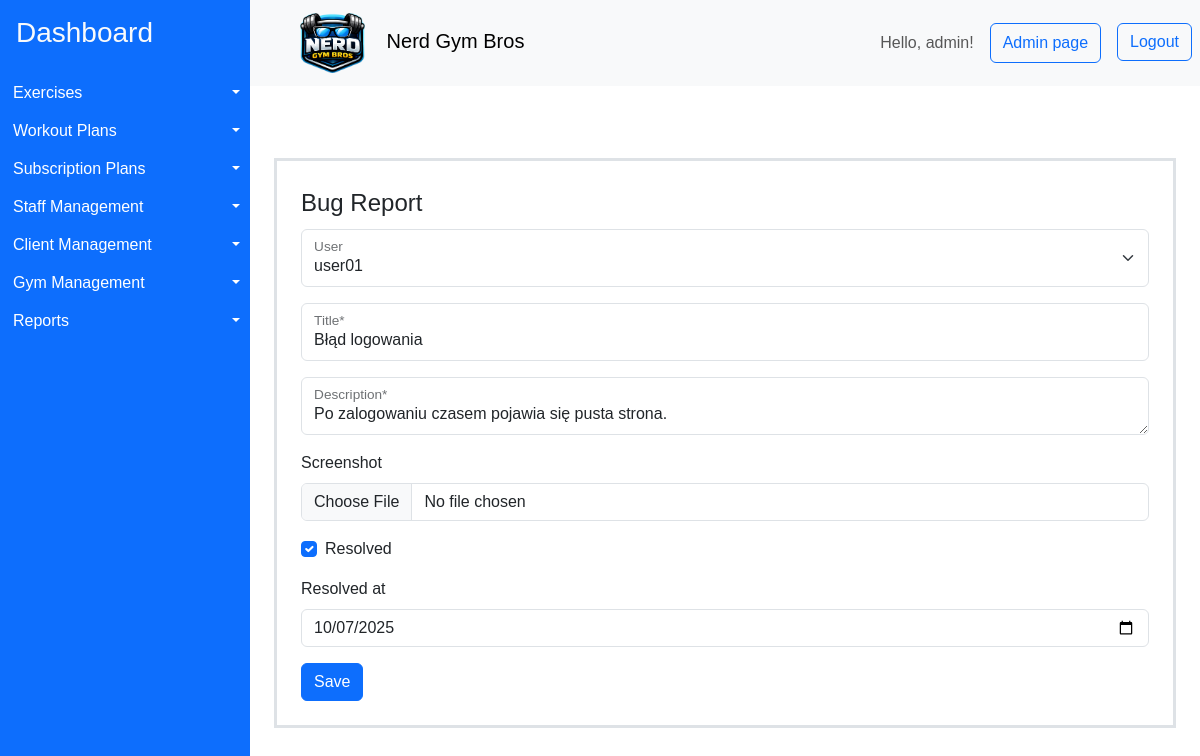
Screenshot of /bug-reports/1/update/ (signed in) with the database file from the repository.
### gymApp/models/additional.py (models this page shows, shortened)
class BugReport(models.Model):
    user = models.ForeignKey(User, on_delete=models.CASCADE, null=True, blank=True)
    title = models.CharField(max_length=200)
    description = models.TextField()
    created_at = models.DateTimeField(auto_now_add=True)
    resolved_at = models.DateTimeField(null=True, blank=True)
    screenshot = models.ImageField(upload_to="bug_screenshots/", null=True, blank=True)
    resolved = models.BooleanField(default=False)
    class Meta:
        indexes = [
            models.Index(fields=["user"]),
            models.Index(fields=["resolved"]),
            models.Index(fields=["created_at"]),
        ]

### gymApp/views/admin_page.py (the view)
class BugReportUpdateView(LoginRequiredMixin, PermissionRequiredMixin, UpdateView):
    model = BugReport
    template_name = "gymApp/bug_report/form.html"
    success_url = reverse_lazy("bug_report_list")
    form_class = BugReportForm
    permission_required = "gymApp.change_bugreport"
    raise_exception = True

### gymApp/forms/bug_report.py
class BugReportForm(forms.ModelForm):
    resolved_at = forms.DateField(
        widget=forms.DateInput(attrs={"type": "date"}), required=False
    )
    def __init__(self, *args, **kwargs):
        super().__init__(*args, **kwargs)
        self.helper = FormHelper()
        self.helper.form_id = "bug_report_form"
        self.helper.form_method = "post"
        self.helper.form_enctype = "multipart/form-data"
        self.helper.layout = Layout(
            Fieldset(
                "Bug Report",
                FloatingField("user"),
                FloatingField("title"),
                FloatingField("description"),
                Field("screenshot"),
                Field("resolved"),
                Field("resolved_at"),
            ),
            ButtonHolder(Submit("submit", "Save")),
        )
    class Meta:
        model = BugReport
        fields = [
            "user",
            "title",
            "description",
            "screenshot",
            "resolved",
            "resolved_at",
        ]

### gymApp/templates/gymApp/bug_report/form.html (shortened to what this page needs)
{% extends "gymApp/layout.html" %}
{% load crispy_forms_tags %}
{% block content %}
<div class="container mt-5 p-4 border border-3" >
{% crispy form %}
</div>
{% endblock %}

### gymApp/templates/gymApp/layout.html (shortened to what this page needs)
{% load bootstrap_icons %}
{% load static %}
<!DOCTYPE html>
<html>
    <head>
        <link href="https://cdn.jsdelivr.net/npm/bootstrap@5.3.8/dist/css/bootstrap.min.css" rel="stylesheet">
        <link rel="stylesheet" href="{% static 'styles/styles.css' %}">
    </head>
    <body>
    <div class="container-fluid layout d-flex flex-row p-0">
      <aside class="sidebar bg-primary" id="sidebar">
        <a class="d-block h3 pt-3 ps-3 link-light link-underline-opacity-0" href="{% url 'home'%}">Dashboard</a>
        <ul class="list-group mt-4" style="white-space: nowrap;" >
          {% if perms.gymApp.view_exercise %}
            <li class="d-flex  btn-group" >
              <a href="{% url 'exercise_list' %}" class="d-block text-start btn btn-primary rounded-0 flex-grow-1 "> {% bs_icon 'person-walking' size='1.25em'  %} Exercises</a>
              <button type="button" class="d-block btn btn-primary rounded-0 dropdown-toggle dropdown-toggle-split flex-grow-0 flex-shrink-0 " data-bs-toggle="dropdown" aria-expanded="false">
              </button>
            </li>
          {% endif %}
          {% if perms.gymApp.view_workoutplan %}
            <li class="d-flex  btn-group">
              <a href="{% url 'workout_plan_list' %}" class="d-block text-start btn btn-primary rounded-0 flex-grow-1 "> {% bs_icon 'list-check' size='1.25em'  %} Workout Plans</a>
              <button type="button" class="d-block btn btn-primary rounded-0 dropdown-toggle dropdown-toggle-split flex-grow-0 flex-shrink-0 " data-bs-toggle="dropdown" aria-expanded="false">
              </button>
            </li>
          {% endif %}
          {% if perms.gymApp.view_subscriptionplan %}
            <li class="d-flex  btn-group">
              <a href="{% url 'subscription_plan_list' %}" class="d-block text-start btn btn-primary rounded-0 flex-grow-1 "> {% bs_icon 'currency-dollar' size='1.25em'  %} Subscription Plans</a>
              <button type="button" class="d-block btn btn-primary rounded-0 dropdown-toggle dropdown-toggle-split flex-grow-0 flex-shrink-0 " data-bs-toggle="dropdown" aria-expanded="false">
              </button>
            </li>
          {% endif %}
          {% if user.is_superuser %}
          <li class="d-flex  btn-group">
            <a href="{% url 'staff_list' %}" class="d-block text-start btn btn-primary rounded-0 flex-grow-1 "> {% bs_icon 'hammer' size='1.25em'  %} Staff Management</a>
            <button type="button" class="d-block btn btn-primary rounded-0 dropdown-toggle dropdown-toggle-split flex-grow-0 flex-shrink-0 " data-bs-toggle="dropdown" aria-expanded="false">
            </button>
          </li>
          {% endif %}
          {% if perms.gymApp.view_clientprofile %}
          <li class="d-flex  btn-group">
            <a href="{% url 'client_list' %}" class="d-block text-start btn btn-primary rounded-0 flex-grow-1 "> {% bs_icon 'people-fill' size='1.25em'  %} Client Management</a>
            <button type="button" class="d-block btn btn-primary rounded-0 dropdown-toggle dropdown-toggle-split flex-grow-0 flex-shrink-0 " data-bs-toggle="dropdown" aria-expanded="false">
            </button>
          </li>
          {% endif %}
          {% if perms.gymApp.view_gym %}
          <li class="d-flex  btn-group">
            <a href="{% url 'gym_list' %}" class="d-block text-start btn btn-primary rounded-0 flex-grow-1 "> {% bs_icon 'houses-fill' size='1.25em'  %} Gym Management</a>
            <button type="button" class="d-block btn btn-primary rounded-0 dropdown-toggle dropdown-toggle-split flex-grow-0 flex-shrink-0 " data-bs-toggle="dropdown" aria-expanded="false">
            </button>
          </li>
          {% endif %}
          <li class="d-flex  btn-group">
            <a href="{% url 'reports' %}" class="d-block text-start btn btn-primary rounded-0 flex-grow-1 "> {% bs_icon 'file-earmark-bar-graph-fill' size='1.25em'  %} Reports</a>
            <button type="button" class="d-block btn btn-primary rounded-0 dropdown-toggle dropdown-toggle-split flex-grow-0 flex-shrink-0 " data-bs-toggle="dropdown" aria-expanded="false">
            </button>
          </li>
        </ul>
      </aside>
      <div class="content container-fluid p-0">
        <nav class="navbar navbar-light bg-light p-2">
          <div class="d-flex align-items-center">
          <button class="btn toggle-btn" id="toggleBtn">{% bs_icon 'list' size='1.75em' color='blue' %}</button>
          <span class="navbar-brand mb-0 h1 ms-3"><img class="me-3" src="{% static 'assets/icons/logo.png' %}" alt="Nerd Gym Bros Logo" style="height: 3em;"> Nerd Gym Bros </span>
          </div>
          <div class="d-flex">
          <span class=" navbar-text me-3"> Hello, {{ user.username }}! </span>
          {% if user.is_superuser %}
            <button class="btn btn-outline-primary me-3" onclick="location.href='{% url 'admin:index' %}'">Admin page</button>
          {% endif %}
          <form method="post" action="{% url 'logout' %}">
              <button type="submit" class="btn btn-outline-primary">Logout</button>
          </form>
          </div>
        </nav>
        <main class='p-4'>
            {% block content %}{% endblock %}
        </main>
      </div>
    </div>
    </body>
</html>

### gymApp/static/styles/styles.css (style rules this page uses)
* { box-sizing: border-box; }
body { box-sizing: border-box; margin: 0; font-family: sans-serif; }
.layout { min-height: 100vh; }
.sidebar { overflow:hidden; transform: translateX(0); min-width: 250px; width: 250px; transition: width .15s ease-in-out; }
.toggle-btn { display: block; }

### rows the page displays
BugReport: user "user01", title "Błąd logowania", description "Po zalogowaniu czasem pojawia się pusta strona.", resolved "☑", resolved_at "10/07/2025"

### other values shown
{{ user.username }} "admin"
